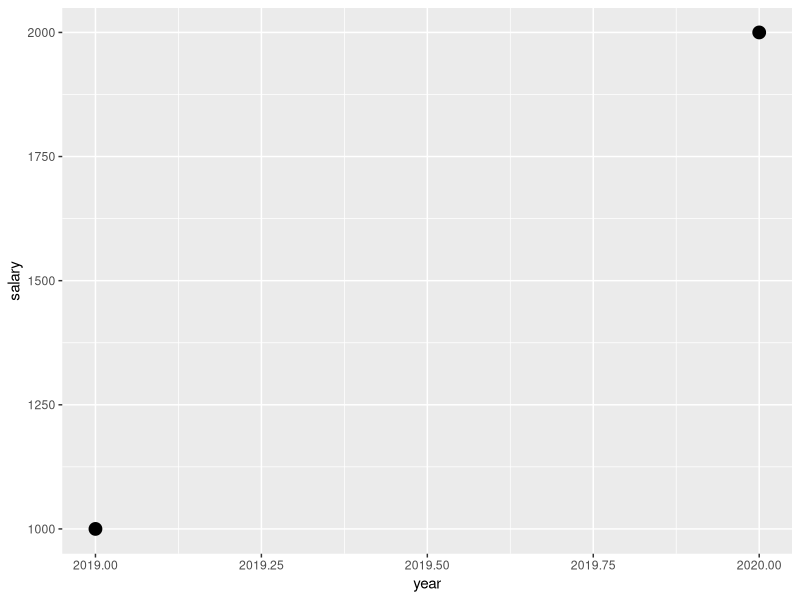

The R script that drew this image:
## ---- chunk 1
knitr::opts_chunk$set(echo = TRUE)
## ---- chunk 2
# Loads the library
library(gganimate)
# Other libraries that will be used
library(ggplot2)
library(tidyverse)
library(knitr)

## ---- chunk 3
# Create a dataset
data <- tibble(salary = c(1000, 2000), 
               year = c(2019, 2020))
## ---- chunk 4
ggplot(data,
       aes(x = year,
           y = salary))+ 
  geom_point(size=4)

## ---- chunk 5
